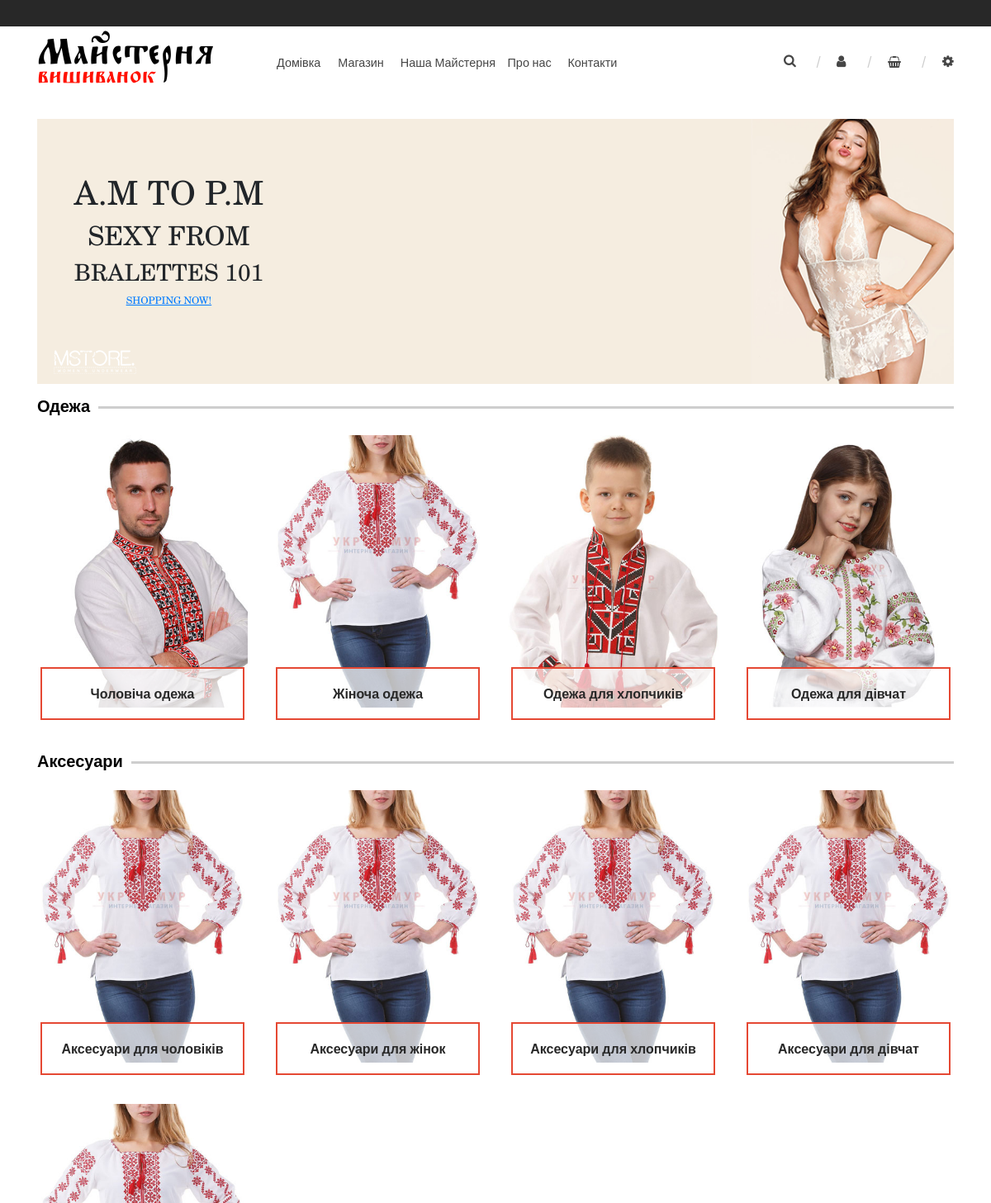
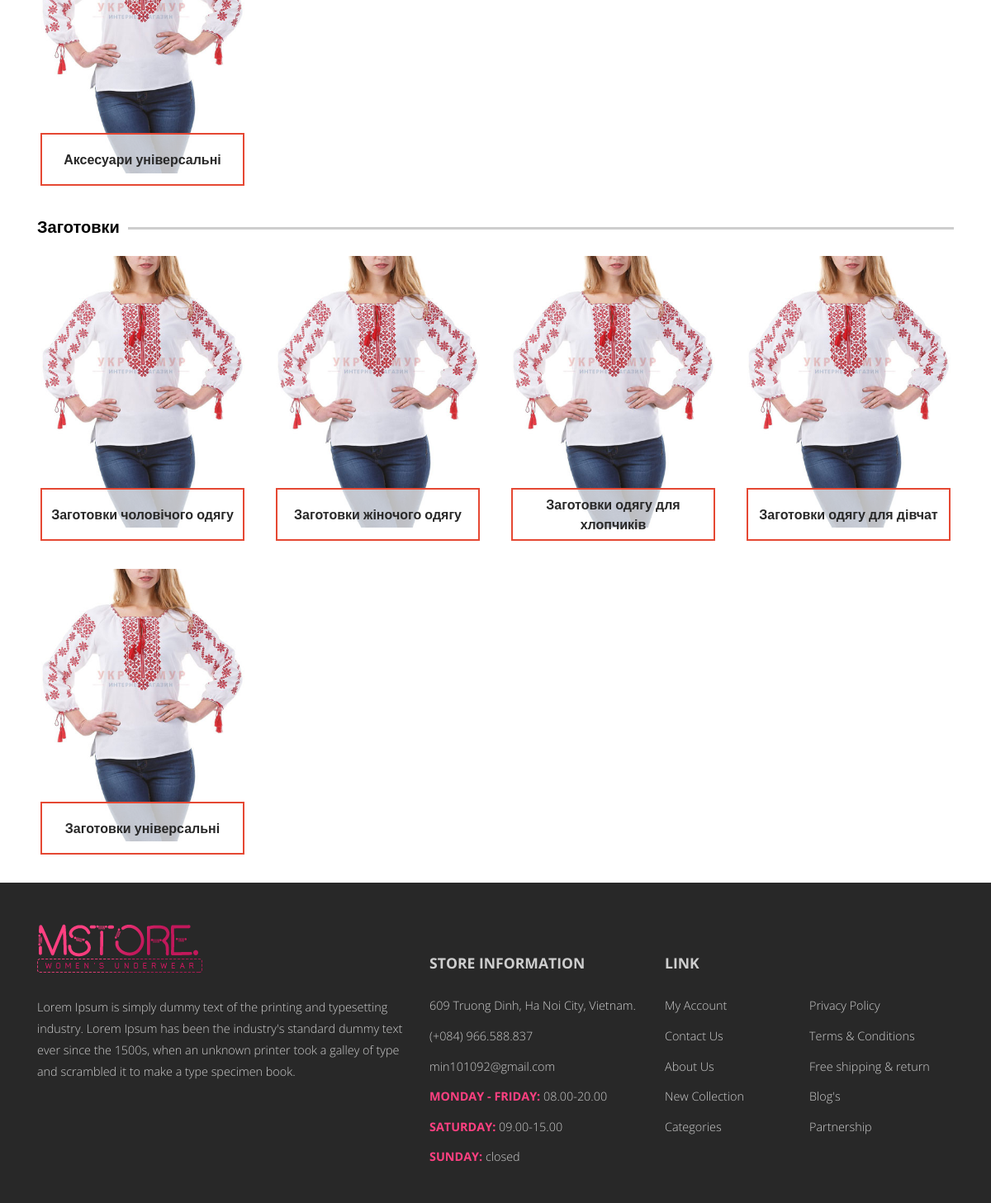
The app's page /shop/ with its own data (2 pictures, top to bottom).
### product/models.py (models this page shows, shortened)
class Department(models.Model):
    name = models.CharField(default=None, max_length=100, verbose_name="назва відділу")
    code_name = models.CharField(default=None, max_length=100, verbose_name="програмна назва")
    notes = models.TextField(default=None, blank=True, max_length=2000, verbose_name="примітки")
    slug = models.SlugField(default=None, blank=True, null=True, max_length=30, verbose_name="URL в адресній стрічці броузера")
    class Meta:
        verbose_name = "відділ магазину"
        verbose_name_plural = "відділи магазину"
    def get_sections(self):
        return self.section_set.all()

class Section(models.Model):
    name = models.CharField(default=None, max_length=100, verbose_name="назва")
    code_name = models.CharField(default=None, max_length=100, verbose_name="програмна назва")
    notes = models.TextField(default=None, blank=True, max_length=2000, verbose_name="примітки")
    department = models.ForeignKey(Department, on_delete=models.DO_NOTHING, default=None, verbose_name="відділ магазину")
    slug = models.SlugField(default=None, blank=True, null=True, max_length=30, verbose_name="URL в адресній стрічці броузера")
    image = models.ImageField(default=None, blank=True, null=True, verbose_name="зображення секції", upload_to=get_section_upload_path)
    class Meta:
        verbose_name = "секція відділу магазину"
        verbose_name_plural = "секції відділів магазину"
    def get_absolute_url(self):
        return reverse(
            'landing:section',
            kwargs={
                "department_slug": self.department.slug,
                "section_slug": self.slug
            }
        )

### landing/views.py (the view)
# urls.py: path('shop/', shop, name='shop'),
def shop(request):
    sections_in_departments = {}
    for dep in Department.objects.all():
        for sec in dep.get_sections():
            if dep not in sections_in_departments:
                sections_in_departments[dep] = [sec]
            else:
                sections_in_departments[dep].append(sec)
    return render(request, 'landing/shop.html', locals())

### orders/context_processors.py (called while the page is built, shortened)
def get_basket(request):
    print('Getting basket...')
    session_key = request.session.session_key
    if not session_key:
        request.session.cycle_key()
    print('Session key is {}'.format(session_key))
    print('Trying to find basket with this session key...')
    if Basket.objects.filter(session_key=session_key, is_closed=False).exists():
        basket = Basket.objects.get(session_key=session_key, is_closed=False)
        print('Found basket, which is {}'.format(basket))
    else:
        print('Basket does not exist.')
        return {'get_basket': ''}

### product/models.py (called while the page is built)
    def get_absolute_url(self):
        return reverse(
            'landing:item_type',
            kwargs={
                "department_slug": self.section.department.slug,
                "section_slug": self.section.slug,
                "item_type_slug": self.slug
            }
        )

### templates/landing/shop.html (shortened to what this page needs)
{% extends 'base.html' %}
{% block content %}
{% load static %}
{% include 'landing/shop__top_banner.html' %}
<div class="row shop-catalogue">
    <div class="col-12 content">
    {% for department, section_list in sections_in_departments.items %}
        <div class="row">
            <div class="col-12">
                <div class="header-wrapper">
                    <div class="header department">{{ department.name|capfirst }}</div>
                    <div class="line"></div>
                </div>
            </div>
        </div>
        <div class="row">
        {% for sec in section_list %}
            <div id="sections" class="col-6 col-md-4 col-lg-3 section-wrapper">
                <div class="section">
                    <div class="face">
                        <div class="image-wrapper">
                            <img class="background" src="{{ sec.image.url }}">
                        </div>
                        <div class="text">
                            <a class="section-title" href="{{ sec.get_absolute_url }}">{{ sec.name|capfirst }}</a>
                        </div>
                    </div>
                </div>
            </div>
        {% endfor %}
        </div>
    {% endfor %}
    </div>
</div>
{% endblock %}

### templates/base.html (shortened to what this page needs)
<!DOCTYPE html>
<html lang="ru">
<head>
    {% load static %}
    <link rel="stylesheet"
          href="https://stackpath.bootstrapcdn.com/bootstrap/4.1.1/css/bootstrap.min.css"
>
    <link rel="stylesheet"
          href="{% static "landing/css/main.css" %}">
    <link rel="stylesheet"
          href="https://use.fontawesome.com/releases/v5.1.1/css/all.css"
>
    <link rel="stylesheet" href="{% static "landing/jquery-ui-1.12/jquery-ui.min.css" %}">
</head>
<body>
<div class="container-fluid top-menu-head"></div>
<div class="container top-menu-layout">
    <header class="row top-menu">
        <div class="col-12 col-sm-3 top-logo">
            <span class="bigger">Майстерня</span>
            <span class="smaller">вишиванок</span>
        </div>
        <div class="col-sm-6 menu-list">
            <ul>
                <li>
                    <a href="#" title="Домівка"><span>Домівка</span></a>
                </li>
                <li>
                    <a href="{% url 'landing:shop' %}" title="Магазин"><span>Магазин</span></a>
                </li>
                <li>
                    <a href="#" title="Майстерня"><span>Наша Майстерня</span></a>
                </li>
                <li>
                    <a href="#" title="Про нас"><span>Про нас</span></a>
                </li>
                <li>
                    <a href="#" title="Контакти"><span>Контакти</span></a>
                </li>
            </ul>
        </div>
        <div class="col-sm-3 icons">
            <ul class="icons-inner">
                <li>
                    <a href="#" class="search">
                        <img src="/static/landing/img/search.png">
                    </a>
                </li>
                <li>
                    <a href="#" class="user">
                        <img src="/static/landing/img/user.png">
                    </a>
                </li>
                <li>
                    <a href="#" id="basket-icon" class="basket">
                        <img src="/static/landing/img/shopping_cart.png">
                    </a>
                </li>
                <li>
                    <a href="#" class="settings">
                        <img src="/static/landing/img/config.png">
                    </a>
                </li>
            </ul>
        </div>
    </header>
</div>
<div class="container main-layout">
    {% block content %}{% endblock %}
</div>
<footer class="footer">
    <div class="container-fluid footer-background">
        <div class="container footer-layout">
            <div class="row footer-wrapper">
                <div class="col-12 col-lg-5 info">
                    <div class="logo">
                        <img src="/static/landing/img/logo.png">
                    </div>
                    <div class="description">
                        <span>Lorem Ipsum is simply dummy text of the printing and typesetting industry. Lorem Ipsum has been the industry's standard dummy text ever since the 1500s, when an unknown printer took a galley of type and scrambled it to make a type specimen book.</span>
                    </div>
                </div>
                <div class="col-5 col-lg-3 contacts">
                    <h2>STORE INFORMATION</h2>
                    <ul>
                        <li>609 Truong Dinh, Ha Noi City, Vietnam.</li>
                        <li>(+084) 966.588.837</li>
                        <li>min101092@gmail.com</li>
                        <ul>
                            <li><span class="days">Monday - Friday: </span><span class="hours">08.00-20.00</span></li>
                            <li><span class="days">Saturday: </span><span class="hours">09.00-15.00</span></li>
                            <li><span class="days">Sunday: </span><span class="hours">closed</span></li>
                        </ul>
                    </ul>
                </div>
                <div class="col-7 col-lg-4 links">
                    <h2>LINK</h2>
                    <ul>
                        <li><a href="#">My Account</a></li>
                        <li><a href="#">Contact Us</a></li>
                        <li><a href="#">About Us</a></li>
                        <li><a href="#">New Collection</a></li>
                        <li><a href="#">Categories</a></li>
                    </ul>
                    <ul>
                        <li><a href="#">Privacy Policy</a></li>
                        <li><a href="#">Terms & Conditions</a></li>
                        <li><a href="#">Free shipping & return</a></li>
                        <li><a href="#">Blog's</a></li>
                        <li><a href="#">Partnership</a></li>
                    </ul>
                </div>
            </div>
        </div>
    </div>
</footer>
</body>
</html>

### templates/landing/shop__top_banner.html (shortened to what this page needs)
    <div class="row top-shop-banner">
        <div class="col-md-12 wrapper">
            <div class="banner">
                <div class="banner-text">
                    <h1>A.M TO P.M</h1>
                    <h2>SEXY FROM</h2>
                    <h3>BRALETTES 101</h3>
                    <a id='shopping_now' href="#">SHOPPING NOW!</a>
                </div>
                <img class="watermark" src="/static/landing/img/logo_watermark.png">
                <img class="background" src="/static/landing/img/department_slide.png">
            </div>
        </div>
    </div>

### templates/base__scripts.html (shortened to what this page needs)
{% load static %}

### records on screen
Department: name "Одежа"
Section: image (picture), name "Чоловіча одежа"
Section: image (picture), name "Жіноча одежа"
Section: image (picture), name "Одежа для хлопчиків"
Section: image (picture), name "Одежа для дівчат"
Department: name "Аксесуари"
Section: image (picture), name "Аксесуари для чоловіків"
Section: image (picture), name "Аксесуари для жінок"
Section: image (picture), name "Аксесуари для хлопчиків"
Section: image (picture), name "Аксесуари для дівчат"
Section: image (picture), name "Аксесуари універсальні"
Department: name "Заготовки"
Section: image (picture), name "Заготовки чоловічого одягу"
Section: image (picture), name "Заготовки жіночого одягу"
Section: image (picture), name "Заготовки одягу для хлопчиків"
Section: image (picture), name "Заготовки одягу для дівчат"
Section: image (picture), name "Заготовки універсальні"
